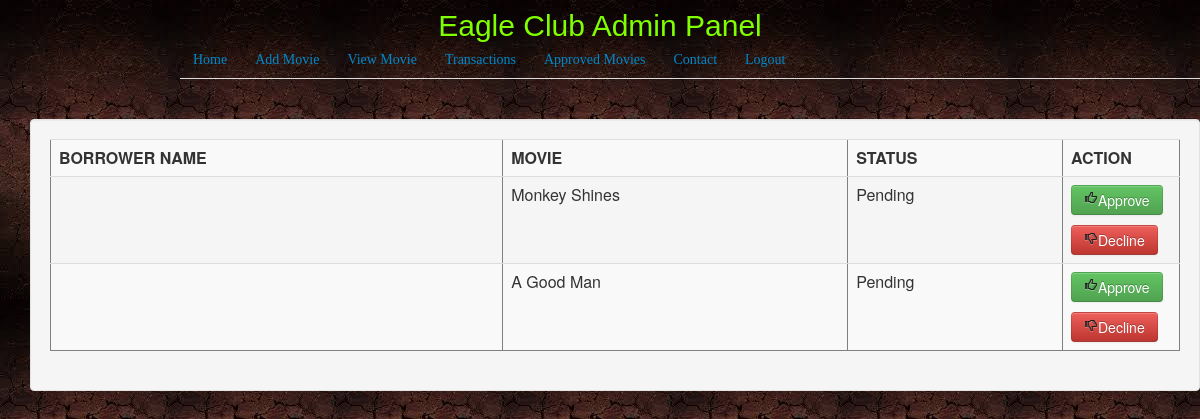
The app's page /Administrator/transactions.php (signed in) with its own data.
### tables this page shows
CREATE TABLE IF NOT EXISTS `borrow` (
`borrow_id` int(3) NOT NULL,
  `user_id` int(3) NOT NULL,
  `movie_id` int(3) NOT NULL,
  `name` varchar(100) NOT NULL,
  `date` datetime NOT NULL,
  `cost` varchar(100) NOT NULL,
  `status` varchar(100) NOT NULL,
  `approval_date` varchar(100) NOT NULL
);

CREATE TABLE IF NOT EXISTS `movies` (
`movie_id` int(3) NOT NULL,
  `name` varchar(100) NOT NULL,
  `year` varchar(300) NOT NULL,
  `cost` float NOT NULL,
  `category` varchar(100) NOT NULL,
  `classification` varchar(100) NOT NULL,
  `date` varchar(100) NOT NULL,
  `photo` varchar(100) NOT NULL
);

### Administrator/transactions.php (the view, shortened to what this page needs)
<?php
  if(!isset($_SESSION['id'])){
  header("Location:index.php");
   }else {
include('connect.php');
?>
<html>
<head>
<link rel="stylesheet" href="css/bootstrap.css" type="text/css">
 <link rel="stylesheet" href="js/jquery-ui.css">
  <link rel="stylesheet" href="css/style.css">
  <link rel="stylesheet" href="css/bootstrap-responsive.css">
</head>
<body style=" background-image:url(images/index.jpg); background-repeat: repeat">
    <?php
    include 'header.php';
    ?>
   <div id="middle">
<div>
<div id="myDiv" style="padding-top:20px; margin-left:30px;">
    <div class="well">
        <form action="transactions.php" method="post">
      <table border= "1" width=\"150%\" border=\:0\" class='table table-striped'>
    <th>BORROWER NAME</th><th>MOVIE</th><th>STATUS</th><th>ACTION</th>
    <tr>
       <?php
$result= mysqli_query($link,"select * from borrow where status= 1");
while($get_details = mysqli_fetch_array($result))
{
    $get_user = mysqli_query($link,"select * from users where user_id='{$get_details['user_id']}'");
    $movie_borrower = mysqli_fetch_array($link,$get_user);
    $get_movie = mysqli_query($link,"select * from movies where movie_id='{$get_details['movie_id']}'");
    $movie_borrowed = mysqli_fetch_array($get_movie);
    $borrow_id = $get_details['borrow_id'];
          ?>
        <td><?php echo $movie_borrower['name'] ?></td><td><?php echo $movie_borrowed['name'] ?></td><td><?php
    $status = $get_details['status'];
    if($status == 1){
        echo 'Pending';
    }  else {
        echo 'Approved';
    }
        ?></td><td style="width: 100px;"><button class="btn btn-success" value="<?php echo $borrow_id; ?>" name="approve" style="margin-bottom: 10px;"><i class='icon-thumbs-up icon-large'></i>Approve</button><button value="<?php echo $borrow_id; ?>" name="decline" class="btn btn-danger"><i class='icon-thumbs-down icon-large'></i>Decline</button></i></a>
 <?php
echo "</td>";
echo '</tr>';
}
echo '</table></form>';
?>
</div>
</div>
   </div>
</body>
</html>
<?php
   }
   ?>

### records on screen
borrow: movie.name "Monkey Shines", status "Pending", $borrow_id 22 (drawn)
borrow: movie.name "A Good Man", status "Pending", $borrow_id 23 (drawn)
